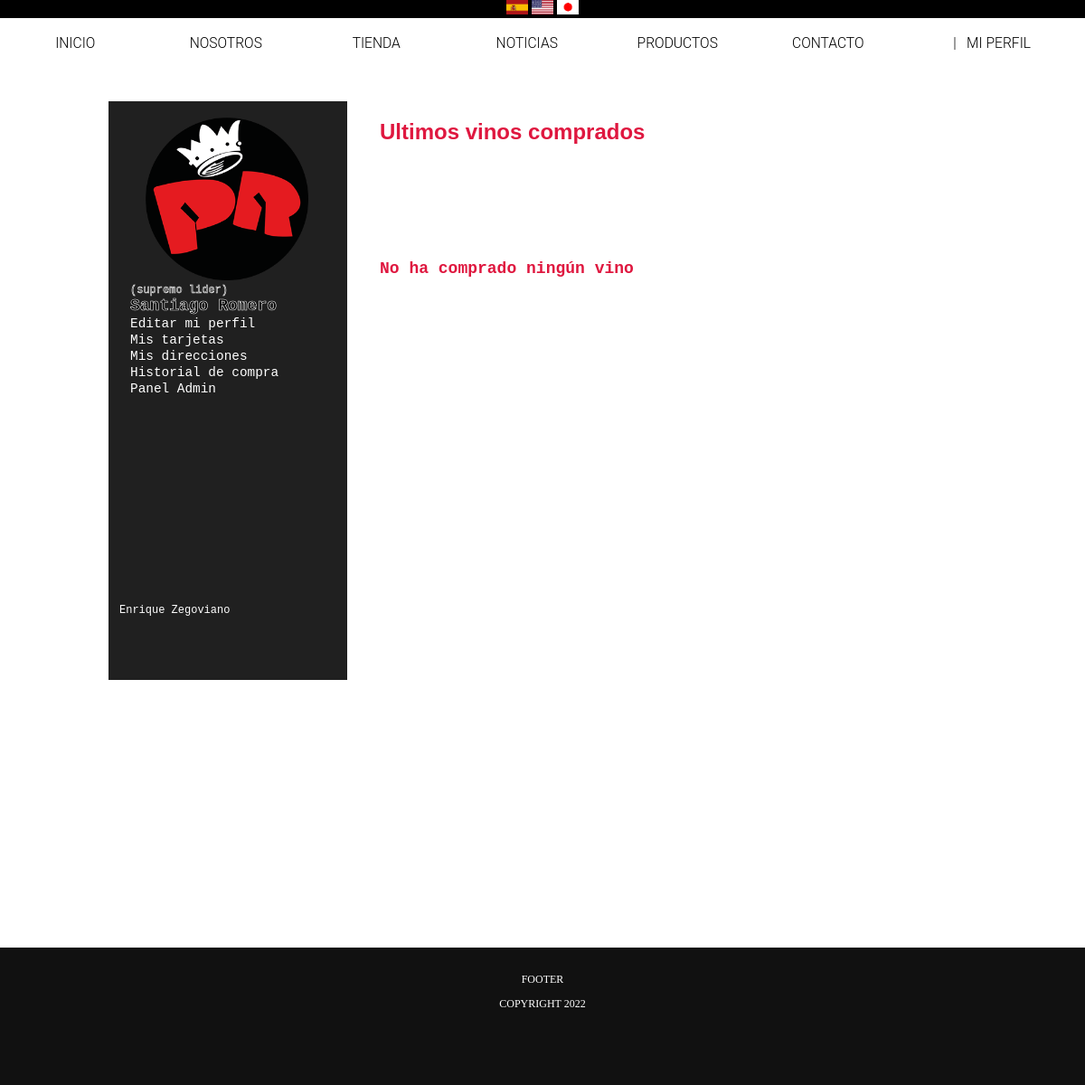
The app's page /perfil?uid=15 (signed in), older data.
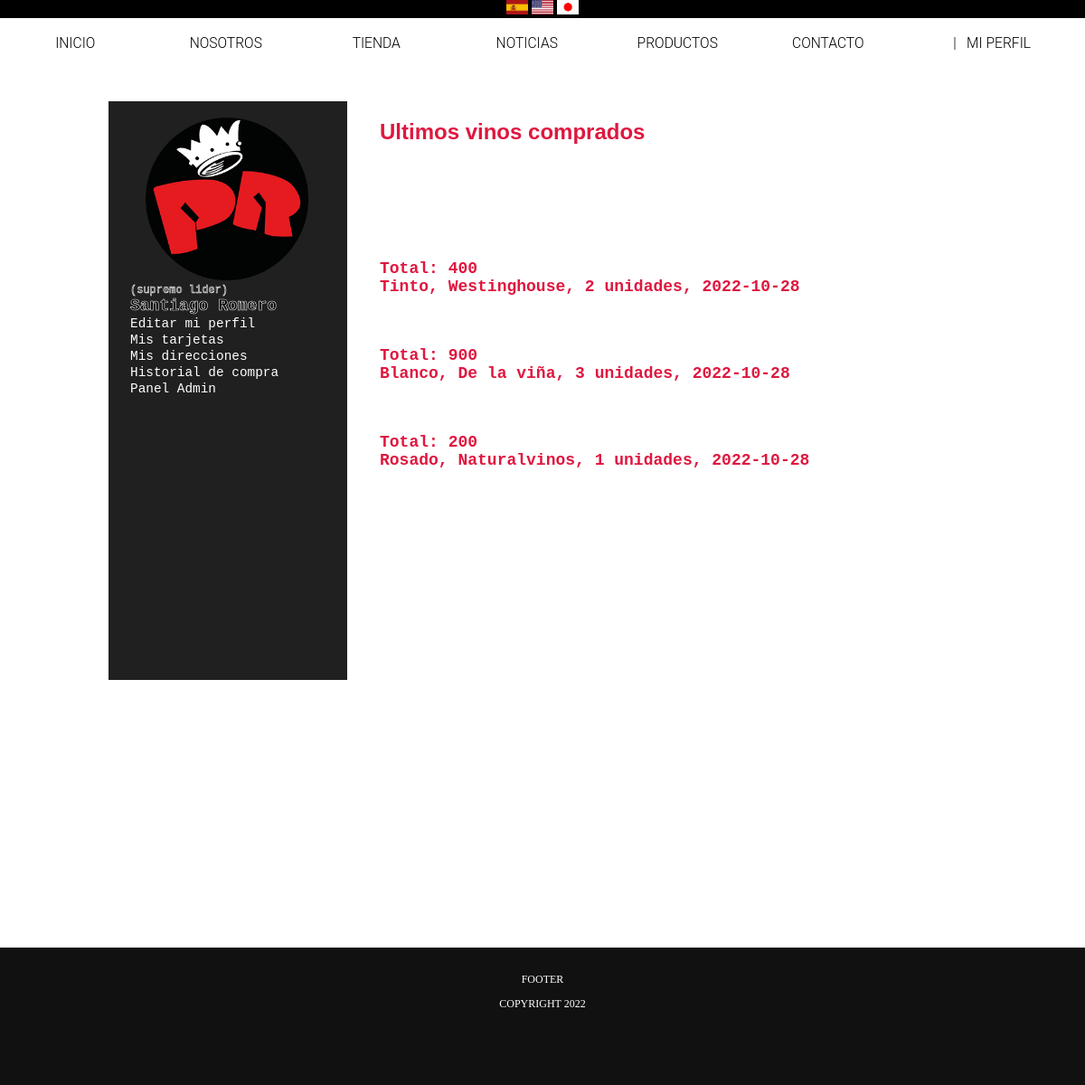
The same page, newer data.
### tables this page shows
CREATE TABLE `USUARIOS` (
  `uid` int(11) NOT NULL,
  `nombre` varchar(40) NOT NULL,
  `correo` varchar(60) NOT NULL,
  `contrasena` varchar(250) NOT NULL,
  `telefono` int(32) NOT NULL,
  `avatar` varchar(50) DEFAULT NULL,
  `rango` int(2) NOT NULL,
  `estado` int(2) NOT NULL
);

CREATE TABLE `USUARIOS_Direcciones` (
  `duid` int(11) NOT NULL,
  `uid` int(11) NOT NULL,
  `direccion` varchar(80) NOT NULL
);

CREATE TABLE `DETALLEVENTA` (
  `dvid` int(11) NOT NULL,
  `vid` int(11) DEFAULT NULL,
  `pid` int(11) DEFAULT NULL,
  `cantidad` int(4) DEFAULT NULL,
  `subtotal` int(7) DEFAULT NULL
);

CREATE TABLE `PRODUCTOS` (
  `pid` int(11) NOT NULL,
  `nombre` varchar(60) NOT NULL,
  `precio_venta` int(7) NOT NULL,
  `precio_compra` int(7) NOT NULL,
  `marca` varchar(32) NOT NULL,
  `tipo` varchar(24) DEFAULT NULL,
  `cantidad` int(11) NOT NULL,
  `img` varchar(60) NOT NULL,
  `descrip` varchar(100) NOT NULL
);

CREATE TABLE `VENTAS` (
  `vid` int(11) NOT NULL,
  `uid` int(11) DEFAULT NULL,
  `Fecha` date DEFAULT NULL,
  `Total` int(7) DEFAULT NULL
);

### libs/controller.php (called while the page is built, shortened)
<?php
class Controller
{
    public function loadModel($model)
    {
        $url = 'models/' . ucfirst($model) . '_Model.php';
    }
}

### libs/view.php (called while the page is built, shortened)
<?php
class View
{
    public function render($nombre)
    {
        require 'views/' . $nombre . '.php';
    }
}

### controllers/Perfil_Controller.php (called while the page is built, shortened)
<?php
class Perfil_Controller extends controller
{
    public function render()
    {
        $this->view->render('login/perfil');
    }
}

### index.php (called while the page is built, shortened)
<?php
require 'libs/controller.php';
require 'libs/view.php';
require 'libs/app.php';
$app = new App();

### traduccion/Translate.php (called while the page is built, shortened)
<?php
class Translate
{
    protected static $conf;
    public static function init($locale = null, $path = null)
    {
        self::$conf = new \stdClass;
    }
    private static function setLocale($locale = null)
    {
        isset($locale)
        ? self::$conf->locale = $locale
        : self::$conf->locale = null;
    }
    private static function setDictionary($path = null)
    {
        isset($path)
        ? self::$conf->dictionary = include $path
        : self::$conf->dictionary = null;
    }
    public static function __($phrase)
    {
        if (isset(self::$conf->locale) && isset(self::$conf->dictionary)) {
            return self::$conf->dictionary[$phrase];
        } else {
            return $phrase;
        }
    }
}

### views/login/perfil.php (the view, shortened to what this page needs)
<?php
require 'libs/connect.php';
if (isset($_SESSION['uid'])) {
    $records = $conn->prepare('SELECT * FROM USUARIOS WHERE uid = :id');
    $records->bindParam(':id', $_SESSION['uid']);
    $records->execute();
    $results = $records->fetch(PDO::FETCH_ASSOC);
}
$records = $conn->prepare('SELECT * FROM USUARIOS WHERE uid = :id');
$records->bindParam(':id', $_GET['uid']);
$records->execute();
$results = $records->fetch(PDO::FETCH_ASSOC);
$perfil = null;
if (count($results) > 0) {
    $perfil = $results;
}
$records = $conn->prepare('SELECT * FROM USUARIOS_Rangos WHERE rid = :id');
$records->bindParam(':id', $perfil['rango']);
$records->execute();
$results = $records->fetch(PDO::FETCH_ASSOC);
$rango = null;
if (count($results) > 0) {
    $rango = $results;
}
$records = $conn->prepare('SELECT * FROM USUARIOS_Direcciones WHERE uid = :id');
$records->bindParam(':id', $_SESSION['uid']);
$records->execute();
if (is_countable($results) > 0) {
    while ($results = $records->fetch(PDO::FETCH_ASSOC)) {
        $userdireccion[] = $results;
    }
} else {
    $userdireccion[] = '';
}
$records = $conn->query('SELECT * FROM PRODUCTOS INNER JOIN DETALLEVENTA ON PRODUCTOS.pid = DETALLEVENTA.pid INNER JOIN VENTAS ON VENTAS.uid = "'.$perfil['uid'].'" LIMIT 5;')->fetchAll();
if (is_countable($records) > 0) {
    foreach ($records as $row) {
        $productos[] = $row;
    }
} else {
    $productos[] = '';
}
?>
<!DOCTYPE html>
<html lang="en">
<head>
  <link rel="stylesheet" href="public/css/login/perfil.css">
  <link rel="stylesheet" href="public/css/index/headerblack.css">
  <link rel="stylesheet" href="public/css/index/footer.css">
</head>
<body>
  <?php
if (isset($_GET['uid'])): ?>
  <?php include "views/index/header.php";?>
  <section id="muro">
    <div id="rosa" <?php if($perfil['rango'] == 4){ ?> style="background: #202020!important;" <?php } ?>>
      <br>
      <img src="<?php echo $perfil['avatar']; ?>" class="profilepic">
      <?php if ($perfil['rango'] == '4') {?>
      <p id="lider">(supremo lider)</p><?php }?>
      <h1 style="color:<?php echo $rango['color']; ?>;<?php if($perfil['rango'] == 4){?> -webkit-text-stroke: 0.05vw white; <?php } ?>" id=profilename>
        <?=$perfil['nombre'];?>
      </h1>
      <?php if (($_GET['uid']) == ($_SESSION['uid'])) {?>
      <a id="editprofile" href="editar?uid=<?php echo ($_SESSION['uid']); ?>">
        Editar mi perfil
      </a>
      <br>
      <a class="mycards" href="tarjetas?uid=<?php echo ($_SESSION['uid']); ?>">
        Mis tarjetas
      </a>
      <br>
      <a class="mycards" href="direcciones?uid=<?php echo ($_SESSION['uid']); ?>">
        Mis direcciones
      </a>
      <br>
      <a class="mycards" href="historial?uid=<?php echo ($_SESSION['uid']); ?>">
        Historial de compra
      </a>
      <br>
      <?php if ($rango['rid'] == '1' || $rango['rid'] == '3' || $rango['rid'] == '4') {?><a href="panel" id="panelAdmin" <?php if($perfil['rango'] == 4) { ?> style="color: white!important;"<?php } ?> ">Panel
        Admin</a><?php }?>
      <?php if (isset($userdireccion)) {?>
      <div id="direcciones">
        <?php
    foreach ($userdireccion as $udir) {
        echo "<p class=\"direccion\">" . $udir['direccion'] . "</p>";
    }
    ?>
      </div>
      <?php }}?>
      <br>
    </div>
    <h1 id="historial">Ultimos vinos comprados</h1>
    <?php if (isset($productos)) {
    foreach ($productos as $prod) {
        echo "<h1 class=\"vino\">Total: ".$prod['subtotal']."<br>".$prod['nombre'].", ".$prod['marca'].", ".$prod['cantidad']." unidades, ".$prod['Fecha']."</h1>";
    }
  }
    else{
      echo "<h1 class=\"vino\">No ha comprado ningún vino</h1>";
    }
    ?>
  </section>
  <?php else: ?>
  <?php Header('Location: login');?>
  <?php endif;?>
  <?php include "views/index/footer.php";?>
</body>
</html>

### libs/app.php (shortened to what this page needs)
<?php
class App
{
    public function __construct()
    {
        $url = isset($_GET['url']) ? $_GET['url'] : null;
        $url = rtrim($url, '/');
        $url = explode('/', $url);
        if (empty($url[0])) {
            $archivoController = 'controllers/Index_Controller.php';
            require $archivoController;
            $controller = new Index_Controller();
            $controller->loadModel('index');
            $controller->render();
            return false;
        } else {
            $archivoController = 'controllers/' . ucfirst($url[0]) . '_Controller.php';
        }
        if (file_exists($archivoController)) {
            $controller = new $controllerName();
            $controller->loadModel($url[0]);
            $nparam = sizeof($url);
            if ($nparam > 1) {
                if ($nparam > 2) {
                    $param = [];
                    for ($i = 2; $i < $nparam; $i++) {
                        array_push($param, $url[$i]);
                    }
                    $controller->{$url[1]}($param);
                } else {
                    $controller->{$url[1]}();
                }
            } else {
                $controller->render();
            }
        } else {
            $controller = new Errores_Controller();
        }
    }
}

### views/index/header.php (shortened to what this page needs)
<?php
require_once 'traduccion/Translate.php';
;?>
<nav class="noselect">
  <div style="text-align: center;" id="languages">
  <a href="<?php echo constant('URL'); ?>?lang=es"><img src="public/lang/spanish.png" class="language" id="spanish"></a>
  <a href="<?php echo constant('URL'); ?>?lang=en"><img src="public/lang/english.png" class="language" id="english"></a>
  <a href="<?php echo constant('URL'); ?>?lang=jav"><img src="public/lang/japanese.png" class="language" id="japanese"></a>
  </div>
  <ul class="main-menu" id="main-menu">
    <li><a href="<?php echo constant('URL'); ?>"><?=Translate::__('inicio');?></a></li>
    <li><a href="<?php echo constant('URL'); ?>nosotros"><?=Translate::__('nosotros');?></a></li>
    <li><a href="<?php echo constant('URL'); ?>carrito/market"><?=Translate::__('tienda');?></a></li>
    <li><a href=""><?=Translate::__('noticias');?></a></li>
    <li><a href=""><?=Translate::__('productos');?></a></li>
    <li><a href=""><?=Translate::__('contacto');?></a></li>
    <?php if (isset($_SESSION['uid'])): ?>
  <div class="dropdown">
  <li id="miperfil"><button onclick="mostrarmenu()" class="dropbtn">|&nbsp;&nbsp;&nbsp;<?=Translate::__('miperfil');?></button></li>
  </div>
    <?php else: ?>
    <li><a href="<?php echo constant('URL'); ?>login">|&nbsp;&nbsp;&nbsp;LOGIN</a></li>
    <?php endif;?>
  </ul>
</nav>

### views/index/footer.php
<footer class="footer">
    <p>FOOTER</p>
    <p>COPYRIGHT 2022</p>
  </footer>

### public/css/login/perfil.css (style rules this page uses)
body { box-sizing: border-box; margin: 0; position: relative; padding-bottom: 3em; min-height: 150vh; }
#rosa { position: relative; position: flex; background-color: #DF173F; padding-left: 2vw; grid-column: 1; width: 20vw; min-height: 80vh; height: auto; flex-direction: column; justify-content: flex-start; align-items: flex-start; }
#muro { display: grid; grid-template-columns: 20vw 40vw 10vw; grid-template-rows: 25% 15% 15% 15% 15% 15%; column-gap: 5vw; width: 80vw; height: 80vh; margin: 40px auto; }
.profilepic { padding-left: 7%; grid-column: 1; width: 15vw; height: 15vw; }
#profilename { grid-column: 1; color: white; margin: 0; font-family: monospace; font-size: 1.5vw; max-width: 12em; white-space: nowrap; overflow: hidden; text-overflow: ellipsis; }
#editprofile { color: white; border: none !important; grid-column: 1; font-family: monospace; font-size: 1.2vw; text-decoration: none; }
.mycards { color: white; border: none !important; grid-column: 1; font-family: monospace; font-size: 1.2vw; text-decoration: none; }
#panelAdmin { color: black; grid-column: 1; font-family: monospace; font-size: 1.2vw; text-decoration: none; }
#lider { font-family: monospace; font-size: 1vw; margin: 0; -webkit-text-stroke: 0.05vw white; }
#historial { grid-row: 1; grid-column: 2; color: #DF173F; font-family: arial; font-size: 2vw; }
.vino { grid-column: 2; color: #DF173F; font-family: monospace; font-size: 1.5vw; white-space: nowrap; }
#direcciones { color: white; border: none !important; grid-column: 1; font-family: monospace; font-size: 1.2vw; text-decoration: none; }
#direcciones { position: absolute; bottom: 0; left: 0; height: 12vh; width: 100%; display: grid; grid-template-rows: 2vh 2vh 2vh; row-gap: 1vh; }
.direccion { display: grid; padding-left: 1em; color: white; font-family: monospace; font-size: 1vw; }

### public/css/index/headerblack.css (style rules this page uses)
nav { width: 100%; height: 9vh; }
nav a { color: black; text-decoration: none; white-space: nowrap; }
img { max-width: 100%; }
.language { width: 2vw; }
#languages { background-color: black; }
.main-menu { z-index: 1; width: 100%; height: 7vh; display: flex; flex-direction: column; flex-wrap: nowrap; align-items: center; margin: 0; padding: 0; transition: transform 0.3s; transform: translateY(-1000%); }
@media all and (min-width: 768px) { .main-menu { flex-direction: row; transform: translateY(0); } }
@media all and (min-width: 768px) { .main-menu li { background: none !important; padding: 1em !important; font-weight: 300 !important; font-size: 1.3vw !important; } }
.main-menu li { background: rgba(0, 0, 0, 0.9); width: 100%; padding: 2.3em; text-align: center; float: left; margin: 0 1vw; list-style: none; color: black; font-family: 'Roboto', sans-serif; font-weight: 900; font-size: 3vw; }
.dropbtn { all: unset; cursor: pointer; white-space: nowrap; }
.dropdown { margin-right: 5vw; display: inline-block; }

### public/css/index/footer.css (style rules this page uses)
.footer { position: absolute; bottom: 0!important; padding: 1em 0; text-align: center; height: 10%; width: 100%; background-color: #111111; }
.footer p { color: white; font-size: 1vw; }

Row changes from the older to the newer data that the page shows:
removed usuarios_direcciones: direccion "Enrique Zegoviano"
added detalleventa: subtotal "400", pid.nombre "Tinto", pid.marca "Westinghouse", cantidad "2", vid.Fecha "2022-10-28"
added detalleventa: subtotal "900", pid.nombre "Blanco", pid.marca "De la viña", cantidad "3", vid.Fecha "2022-10-28"
added detalleventa: subtotal "200", pid.nombre "Rosado", pid.marca "Naturalvinos", cantidad "1", vid.Fecha "2022-10-28"
Text that changed along with them:
text no longer shown: "No ha comprado ningún vino"
